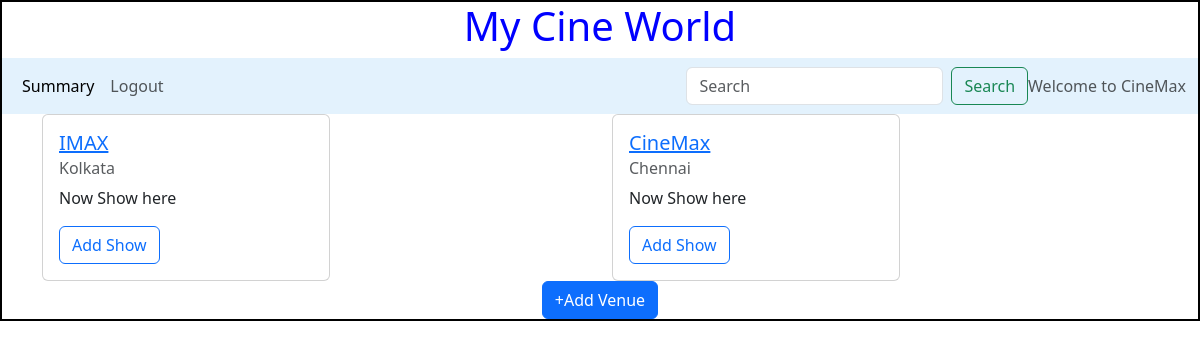
/admin/CineMax, run on an earlier commit of the app's database.
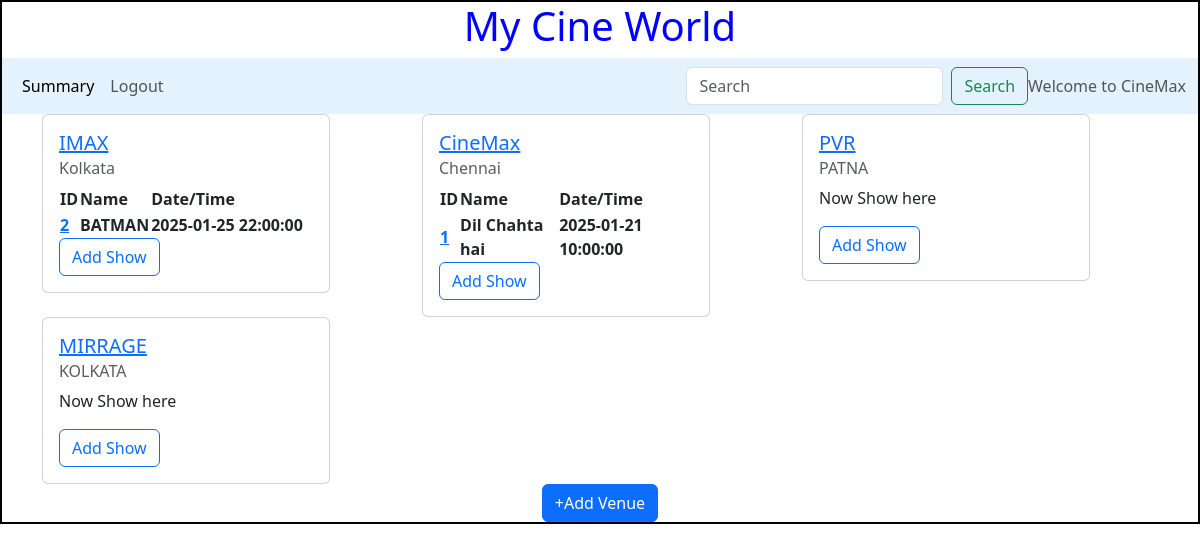
And on a later commit of the database.
### backend/models.py (models this page shows)
class Theatre(db.Model):
    __tablename__="theatre"
    id = db.Column(db.Integer,primary_key=True)
    name = db.Column(db.String,nullable=False)
    location = db.Column(db.String,nullable=False)
    pin_code = db.Column(db.Integer,nullable=False)
    capacity = db.Column(db.Integer,nullable=False)
    shows=db.Relationship("Show",cascade="all,delete",backref="theatre",lazy=True)

class Show(db.Model):
    __tablename__="show"
    id = db.Column(db.Integer,primary_key=True)
    name = db.Column(db.String,nullable=False)
    tags = db.Column(db.String,nullable=False)
    ratings= db.Column(db.Integer,default=0)
    ticket_price = db.Column(db.Integer,default=0.0)
    date_time=db.Column(db.DateTime,nullable=False)
    theatre_id = db.Column(db.Integer,db.ForeignKey("theatre.id"),nullable=False)
    ticket=db.Relationship("Ticket",cascade="all,delete",backref="show",lazy=True)

### backend/controllers.py (the view)
@app.route("/admin/<name>")
def admin_dashboard(name):
    theatres=get_theatres()
    return render_template("admin_dashboard.html",name=name,theatres=theatres)

### backend/controllers.py (called while the page is built)
def get_theatres():
    theatres=Theatre.query.all()
    return theatres

### templates/admin_dashboard.html
{%extends "admin_layout.html"%}
{%block content%}
              <div class="container">
                {%if theatres%}
                <div class="row">
                    {%for theatre in theatres%}
                  <div class="col">
                    <div class="card" style="width: 18rem;">
                        <div class="card-body">
                          <h5 class="card-title"><a href="#" >{{theatre.name}}</a></h5>
                          <h6 class="card-subtitle mb-2 text-muted">{{theatre.location}}</h6>
                          {%if theatre.shows%}
                          <table>
                            <tr><th>ID</th><th>Name</th><th>Date/Time</th></tr>
                            {%for show in theatre.shows%}
                            <tr><th><a href="#">{{show.id}}</a></th><th>{{show.name}}</th><th>{{show.date_time}}</th></tr>
                            {%endfor%}
                          </table>
                          {%else%}
                          <p>Now Show here</p>
                          {%endif%}
                          <a href="/show/{{theatre.id}}/{{name}}" type="button" class="btn btn-outline-primary">Add Show</a>
                        </div>
                      </div>
                  </div>
               {%endfor%}
                </div>
                {%else%}
                <h3 class="center">No Venue available</h3>
                {%endif%}
                </div>
                <div class="center">
                    <a href="/venue/{{name}}" type="button" class="btn btn-primary">+Add Venue</a>
              </div>
              {%endblock%}

### templates/admin_layout.html (shortened to what this page needs)
<!DOCTYPE html>
<html lang="en">
<head>
    <link rel="stylesheet" href="/static/styles/main.css">
    <link href="https://cdn.jsdelivr.net/npm/bootstrap@5.3.3/dist/css/bootstrap.min.css" rel="stylesheet">
</head>
<body>
    <div class="my_container">
        <div class="center"><h1>My Cine World</h1></div>
        <div class="my_pannel">
            <nav class="navbar navbar-expand-lg navbar-light" style="background-color: #e3f2fd;">
                <div class="container-fluid">
                  <div class="collapse navbar-collapse" id="navbarText">
                    <ul class="navbar-nav me-auto mb-2 mb-lg-0">
                      <li class="nav-item">
                        <a class="nav-link active" aria-current="page" href="#">Summary</a>
                      </li>
                      <li class="nav-item">
                        <a class="nav-link" href="/login">Logout</a>
                      </li>
                    </ul></div>
                    <form class="d-flex" method="POST" action="/search/{{name}}">
                        <input class="form-control me-2" type="search" placeholder="Search" aria-label="Search" name="search_txt" id="search_txt">
                        <button class="btn btn-outline-success" type="submit">Search</button>
                      </form>
                    <span class="navbar-text">
                      Welcome to {{name}}
                    </span>
                  </div>
                  </nav>
                </div>
              {%block content%}{%endblock%}
              </div>
    </body>
</html>

### static/styles/main.css (style rules this page uses)
* { margin:0px; }
.my_container { border: 2px solid black }
.center { text-align: center; margin: auto; color:blue; }

What changed in the data, as far as the page shows it:
computed for Theatre "CineMax": text "Now Show here" → "ID Name Date/Time"
computed for Theatre "IMAX": text "Now Show here" → "ID Name Date/Time"
added Show: id "2", name "BATMAN", date_time "2025-01-25 22:00:00", shown under Theatre "IMAX"
added Show: id "1", name "Dil Chahta hai", date_time "2025-01-21 10:00:00", shown under Theatre "CineMax"
added Theatre: name "PVR", location "PATNA", shows "Now Show here"
added Theatre: name "MIRRAGE", location "KOLKATA", shows "Now Show here"
